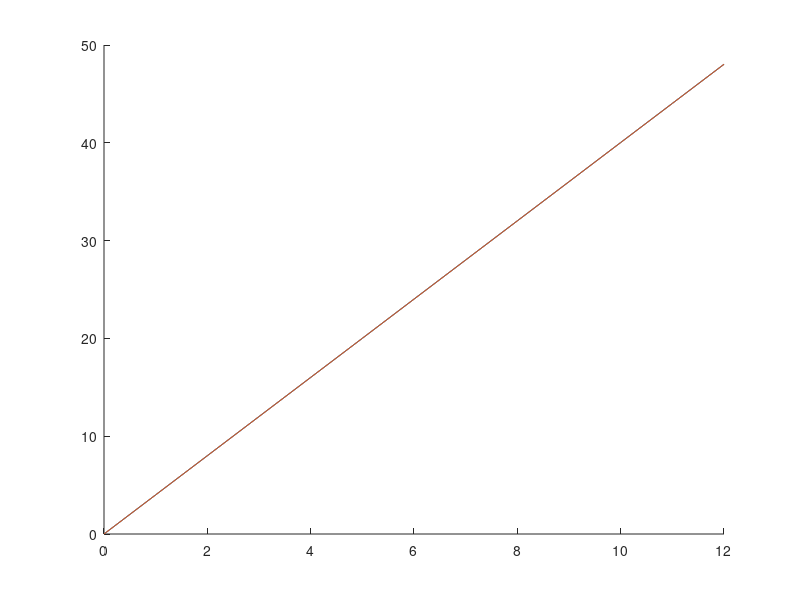

The MATLAB script that drew this image:
clear;
clc;
Angles = [0 4.003 8.005 12.01 16.01 20.01 24.02 28.02 32.02 36.02 40.03 44.03 48.03]';
Voltages = [0 1 2 3 4 5 6 7 8 9 10 11 12]';
G = mean(gradient(Angles))
hold on
plot(Voltages, Angles)
plot(Voltages,G*Voltages) 



